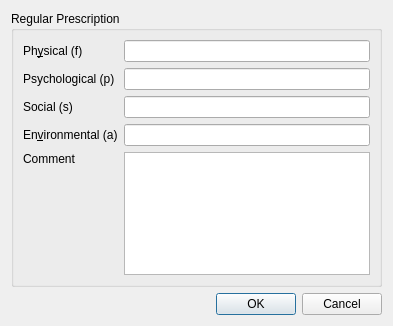
<?xml version="1.0" encoding="UTF-8"?>
<ui version="4.0">
 <class>WHOQOLDialog</class>
 <widget class="QDialog" name="WHOQOLDialog">
  <property name="geometry">
   <rect>
    <x>0</x>
    <y>0</y>
    <width>393</width>
    <height>326</height>
   </rect>
  </property>
  <property name="windowTitle">
   <string>Dialog</string>
  </property>
  <layout class="QVBoxLayout" name="verticalLayout">
   <item>
    <widget class="QGroupBox" name="groupBox">
     <property name="title">
      <string>Regular Prescription</string>
     </property>
     <layout class="QGridLayout" name="gridLayout">
      <item row="0" column="0">
       <widget class="QLabel" name="label">
        <property name="text">
         <string>Ph&amp;ysical (f)</string>
        </property>
        <property name="buddy">
         <cstring>physical</cstring>
        </property>
       </widget>
      </item>
      <item row="0" column="1">
       <widget class="QLineEdit" name="physical"/>
      </item>
      <item row="1" column="0">
       <widget class="QLabel" name="label_2">
        <property name="text">
         <string>Psychological (p)</string>
        </property>
        <property name="buddy">
         <cstring>physical</cstring>
        </property>
       </widget>
      </item>
      <item row="1" column="1">
       <widget class="QLineEdit" name="psychological"/>
      </item>
      <item row="2" column="0">
       <widget class="QLabel" name="label_3">
        <property name="text">
         <string>Social (s)</string>
        </property>
        <property name="buddy">
         <cstring>physical</cstring>
        </property>
       </widget>
      </item>
      <item row="2" column="1">
       <widget class="QLineEdit" name="social"/>
      </item>
      <item row="3" column="0">
       <widget class="QLabel" name="label_4">
        <property name="text">
         <string>En&amp;vironmental (a)</string>
        </property>
        <property name="buddy">
         <cstring>physical</cstring>
        </property>
       </widget>
      </item>
      <item row="3" column="1">
       <widget class="QLineEdit" name="environmental"/>
      </item>
      <item row="4" column="0">
       <layout class="QVBoxLayout" name="verticalLayout_2">
        <item>
         <widget class="QLabel" name="label_5">
          <property name="text">
           <string>Comment</string>
          </property>
         </widget>
        </item>
        <item>
         <spacer name="verticalSpacer">
          <property name="orientation">
           <enum>Qt::Vertical</enum>
          </property>
          <property name="sizeHint" stdset="0">
           <size>
            <width>20</width>
            <height>40</height>
           </size>
          </property>
         </spacer>
        </item>
       </layout>
      </item>
      <item row="4" column="1">
       <widget class="QTextEdit" name="comment"/>
      </item>
     </layout>
    </widget>
   </item>
   <item>
    <widget class="QDialogButtonBox" name="buttonBox">
     <property name="orientation">
      <enum>Qt::Horizontal</enum>
     </property>
     <property name="standardButtons">
      <set>QDialogButtonBox::Cancel|QDialogButtonBox::Ok</set>
     </property>
    </widget>
   </item>
  </layout>
 </widget>
 <resources/>
 <connections>
  <connection>
   <sender>buttonBox</sender>
   <signal>accepted()</signal>
   <receiver>WHOQOLDialog</receiver>
   <slot>accept()</slot>
   <hints>
    <hint type="sourcelabel">
     <x>248</x>
     <y>254</y>
    </hint>
    <hint type="destinationlabel">
     <x>157</x>
     <y>274</y>
    </hint>
   </hints>
  </connection>
  <connection>
   <sender>buttonBox</sender>
   <signal>rejected()</signal>
   <receiver>WHOQOLDialog</receiver>
   <slot>reject()</slot>
   <hints>
    <hint type="sourcelabel">
     <x>316</x>
     <y>260</y>
    </hint>
    <hint type="destinationlabel">
     <x>286</x>
     <y>274</y>
    </hint>
   </hints>
  </connection>
 </connections>
</ui>
